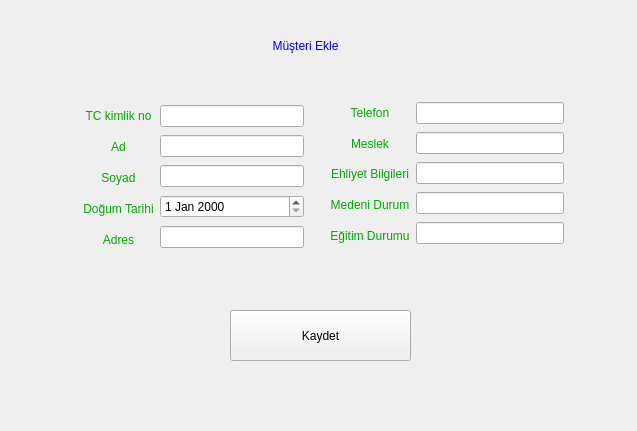
<?xml version="1.0" encoding="UTF-8"?>
<ui version="4.0">
 <class>musteri</class>
 <widget class="QWidget" name="musteri">
  <property name="geometry">
   <rect>
    <x>0</x>
    <y>0</y>
    <width>637</width>
    <height>431</height>
   </rect>
  </property>
  <property name="windowTitle">
   <string>Form</string>
  </property>
  <widget class="QPushButton" name="pushButton">
   <property name="geometry">
    <rect>
     <x>230</x>
     <y>310</y>
     <width>181</width>
     <height>51</height>
    </rect>
   </property>
   <property name="styleSheet">
    <string notr="true">font: 700 12pt &quot;Segoe UI&quot;;</string>
   </property>
   <property name="text">
    <string>Kaydet</string>
   </property>
  </widget>
  <widget class="QLabel" name="label_11">
   <property name="geometry">
    <rect>
     <x>230</x>
     <y>30</y>
     <width>151</width>
     <height>31</height>
    </rect>
   </property>
   <property name="styleSheet">
    <string notr="true">font: 700 14pt &quot;Segoe UI&quot;;
color:rgb(0, 0, 255);</string>
   </property>
   <property name="text">
    <string>Müşteri Ekle</string>
   </property>
   <property name="alignment">
    <set>Qt::AlignCenter</set>
   </property>
  </widget>
  <widget class="QWidget" name="layoutWidget">
   <property name="geometry">
    <rect>
     <x>330</x>
     <y>100</y>
     <width>234</width>
     <height>148</height>
    </rect>
   </property>
   <layout class="QHBoxLayout" name="horizontalLayout_2">
    <item>
     <layout class="QVBoxLayout" name="verticalLayout">
      <item>
       <widget class="QLabel" name="label_5">
        <property name="styleSheet">
         <string notr="true">font: 13pt &quot;Segoe UI&quot;;
color:rgb(0, 170, 0);</string>
        </property>
        <property name="text">
         <string>Telefon</string>
        </property>
        <property name="alignment">
         <set>Qt::AlignCenter</set>
        </property>
       </widget>
      </item>
      <item>
       <widget class="QLabel" name="label_7">
        <property name="styleSheet">
         <string notr="true">font: 13pt &quot;Segoe UI&quot;;
color:rgb(0, 170, 0);</string>
        </property>
        <property name="text">
         <string>Meslek</string>
        </property>
        <property name="alignment">
         <set>Qt::AlignCenter</set>
        </property>
       </widget>
      </item>
      <item>
       <widget class="QLabel" name="label_8">
        <property name="styleSheet">
         <string notr="true">font: 13pt &quot;Segoe UI&quot;;
color:rgb(0, 170, 0);</string>
        </property>
        <property name="text">
         <string>Ehliyet Bilgileri</string>
        </property>
        <property name="alignment">
         <set>Qt::AlignCenter</set>
        </property>
       </widget>
      </item>
      <item>
       <widget class="QLabel" name="label_9">
        <property name="styleSheet">
         <string notr="true">font: 13pt &quot;Segoe UI&quot;;
color:rgb(0, 170, 0);</string>
        </property>
        <property name="text">
         <string>Medeni Durum</string>
        </property>
        <property name="alignment">
         <set>Qt::AlignCenter</set>
        </property>
       </widget>
      </item>
      <item>
       <widget class="QLabel" name="label_10">
        <property name="styleSheet">
         <string notr="true">font: 13pt &quot;Segoe UI&quot;;
color:rgb(0, 170, 0);</string>
        </property>
        <property name="text">
         <string>Eğitim Durumu</string>
        </property>
        <property name="alignment">
         <set>Qt::AlignCenter</set>
        </property>
       </widget>
      </item>
     </layout>
    </item>
    <item>
     <layout class="QVBoxLayout" name="verticalLayout_2">
      <item>
       <widget class="QLineEdit" name="lineEditTelefon"/>
      </item>
      <item>
       <widget class="QLineEdit" name="lineEditMeslek"/>
      </item>
      <item>
       <widget class="QLineEdit" name="lineEditEhliyet"/>
      </item>
      <item>
       <widget class="QLineEdit" name="lineEditMedeni"/>
      </item>
      <item>
       <widget class="QLineEdit" name="lineEditEgitim"/>
      </item>
     </layout>
    </item>
   </layout>
  </widget>
  <widget class="QWidget" name="layoutWidget">
   <property name="geometry">
    <rect>
     <x>83</x>
     <y>103</y>
     <width>221</width>
     <height>149</height>
    </rect>
   </property>
   <layout class="QHBoxLayout" name="horizontalLayout">
    <item>
     <layout class="QVBoxLayout" name="verticalLayout_4">
      <item>
       <widget class="QLabel" name="label_3">
        <property name="styleSheet">
         <string notr="true">font: 13pt &quot;Segoe UI&quot;;
color:rgb(0, 170, 0);</string>
        </property>
        <property name="text">
         <string>TC kimlik no</string>
        </property>
        <property name="alignment">
         <set>Qt::AlignCenter</set>
        </property>
       </widget>
      </item>
      <item>
       <widget class="QLabel" name="label">
        <property name="styleSheet">
         <string notr="true">font: 13pt &quot;Segoe UI&quot;;
color:rgb(0, 170, 0);</string>
        </property>
        <property name="text">
         <string>Ad</string>
        </property>
        <property name="alignment">
         <set>Qt::AlignCenter</set>
        </property>
       </widget>
      </item>
      <item>
       <widget class="QLabel" name="label_2">
        <property name="styleSheet">
         <string notr="true">font: 13pt &quot;Segoe UI&quot;;
color:rgb(0, 170, 0);</string>
        </property>
        <property name="text">
         <string>Soyad</string>
        </property>
        <property name="alignment">
         <set>Qt::AlignCenter</set>
        </property>
       </widget>
      </item>
      <item>
       <widget class="QLabel" name="label_4">
        <property name="styleSheet">
         <string notr="true">font: 13pt &quot;Segoe UI&quot;;
color:rgb(0, 170, 0);</string>
        </property>
        <property name="text">
         <string>Doğum Tarihi</string>
        </property>
        <property name="alignment">
         <set>Qt::AlignCenter</set>
        </property>
       </widget>
      </item>
      <item>
       <widget class="QLabel" name="label_6">
        <property name="styleSheet">
         <string notr="true">font: 13pt &quot;Segoe UI&quot;;
color:rgb(0, 170, 0);</string>
        </property>
        <property name="text">
         <string>Adres</string>
        </property>
        <property name="alignment">
         <set>Qt::AlignCenter</set>
        </property>
       </widget>
      </item>
     </layout>
    </item>
    <item>
     <layout class="QVBoxLayout" name="verticalLayout_3">
      <item>
       <widget class="QLineEdit" name="lineEditTc"/>
      </item>
      <item>
       <widget class="QLineEdit" name="lineEditAd"/>
      </item>
      <item>
       <widget class="QLineEdit" name="lineEditSoyad"/>
      </item>
      <item>
       <widget class="QDateEdit" name="dateEditDogum"/>
      </item>
      <item>
       <widget class="QLineEdit" name="lineEditAdres"/>
      </item>
     </layout>
    </item>
   </layout>
  </widget>
 </widget>
 <resources/>
 <connections/>
</ui>
